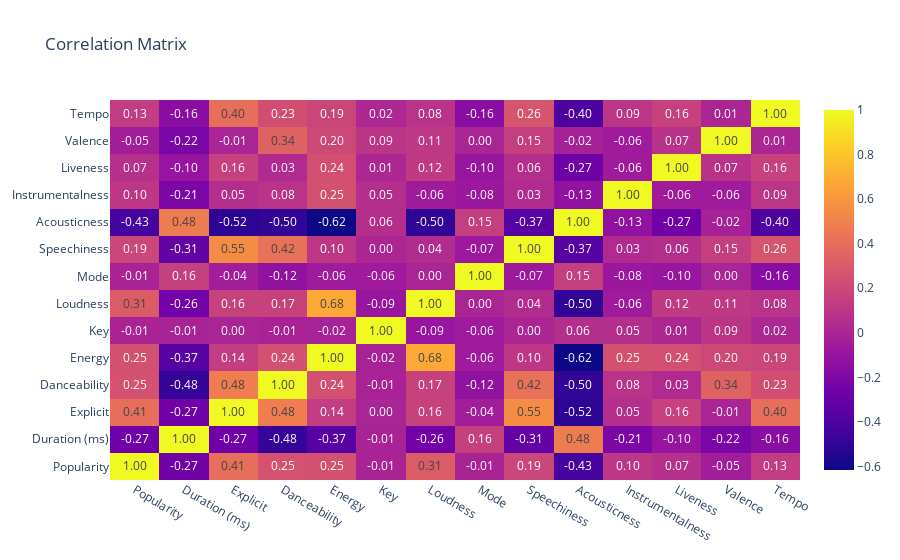

Notebook code cell kept with this figure:
### Code cell
fig = go.Figure(data=go.Heatmap(
    z=cor.values,
    x=cor.columns,
    y=cor.columns,
    text=cor.values,
    texttemplate="%{text:.2f}"
))

fig.update_layout(title='Correlation Matrix')
fig.show()

### Figure 1 — Plotly figure (JSON) as saved in the notebook; plotly's stock layout.template omitted (floating-point values rounded to 4 significant figures; data arrays with more than 128 entries replaced by an {"elided": "..."} marker saying what was removed)
{"data": [{"text": {"elided": "14x14 float values"}, "texttemplate": "%{text:.2f}", "type": "heatmap", "x": ["Popularity", "Duration (ms)", "Explicit", "Danceability", "Energy", "Key", "Loudness", "Mode", "Speechiness", "Acousticness", "Instrumentalness", "Liveness", "Valence", "Tempo"], "y": ["Popularity", "Duration (ms)", "Explicit", "Danceability", "Energy", "Key", "Loudness", "Mode", "Speechiness", "Acousticness", "Instrumentalness", "Liveness", "Valence", "Tempo"], "z": {"elided": "14x14 float values"}}], "layout": {"title": {"text": "Correlation Matrix"}}}
